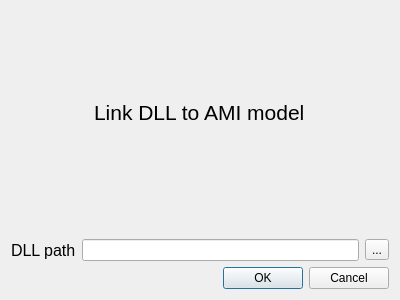
<?xml version="1.0" encoding="UTF-8"?>
<ui version="4.0">
 <class>AMI_Dialog</class>
 <widget class="QDialog" name="AMI_Dialog">
  <property name="geometry">
   <rect>
    <x>0</x>
    <y>0</y>
    <width>400</width>
    <height>300</height>
   </rect>
  </property>
  <property name="windowTitle">
   <string>Dialog</string>
  </property>
  <layout class="QGridLayout" name="gridLayout">
   <item row="1" column="0">
    <layout class="QVBoxLayout" name="verticalLayout_2">
     <item alignment="Qt::AlignHCenter">
      <widget class="QLabel" name="label">
       <property name="font">
        <font>
         <pointsize>16</pointsize>
        </font>
       </property>
       <property name="text">
        <string>Link DLL to AMI model</string>
       </property>
      </widget>
     </item>
     <item>
      <spacer name="verticalSpacer">
       <property name="orientation">
        <enum>Qt::Vertical</enum>
       </property>
       <property name="sizeType">
        <enum>QSizePolicy::Maximum</enum>
       </property>
       <property name="sizeHint" stdset="0">
        <size>
         <width>20</width>
         <height>20</height>
        </size>
       </property>
      </spacer>
     </item>
     <item>
      <layout class="QHBoxLayout" name="horizontalLayout">
       <item>
        <widget class="QLabel" name="label_2">
         <property name="font">
          <font>
           <pointsize>12</pointsize>
          </font>
         </property>
         <property name="text">
          <string>DLL path</string>
         </property>
        </widget>
       </item>
       <item>
        <widget class="QLineEdit" name="lineEdit"/>
       </item>
       <item>
        <widget class="QToolButton" name="browseButton">
         <property name="text">
          <string>...</string>
         </property>
        </widget>
       </item>
      </layout>
     </item>
    </layout>
   </item>
   <item row="2" column="0">
    <widget class="QDialogButtonBox" name="buttonBox">
     <property name="orientation">
      <enum>Qt::Horizontal</enum>
     </property>
     <property name="standardButtons">
      <set>QDialogButtonBox::Cancel|QDialogButtonBox::Ok</set>
     </property>
    </widget>
   </item>
  </layout>
 </widget>
 <resources/>
 <connections>
  <connection>
   <sender>buttonBox</sender>
   <signal>accepted()</signal>
   <receiver>AMI_Dialog</receiver>
   <slot>accept()</slot>
   <hints>
    <hint type="sourcelabel">
     <x>248</x>
     <y>254</y>
    </hint>
    <hint type="destinationlabel">
     <x>157</x>
     <y>274</y>
    </hint>
   </hints>
  </connection>
  <connection>
   <sender>buttonBox</sender>
   <signal>rejected()</signal>
   <receiver>AMI_Dialog</receiver>
   <slot>reject()</slot>
   <hints>
    <hint type="sourcelabel">
     <x>316</x>
     <y>260</y>
    </hint>
    <hint type="destinationlabel">
     <x>286</x>
     <y>274</y>
    </hint>
   </hints>
  </connection>
 </connections>
</ui>
